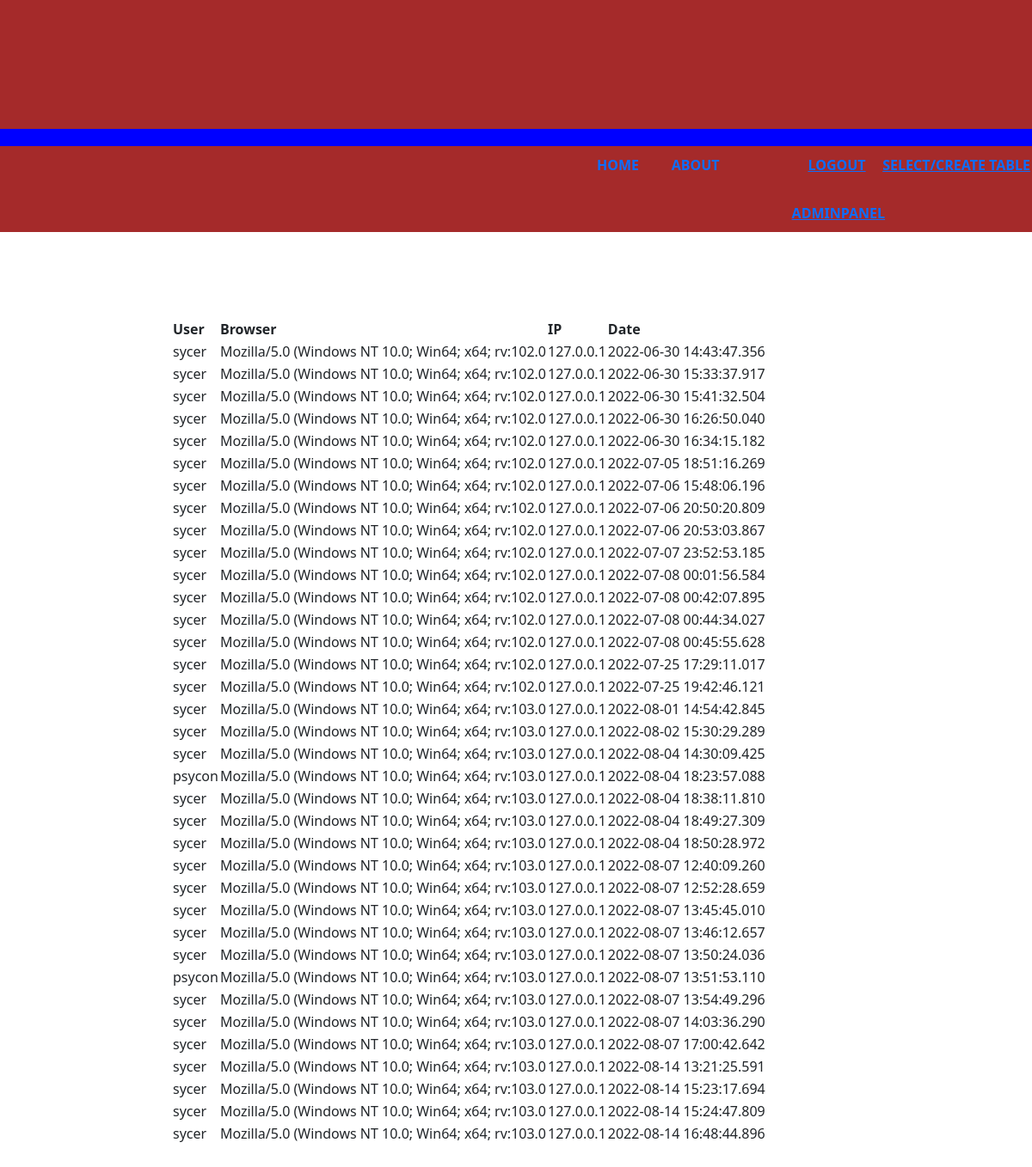
Page /HTML/adminPage.php (signed in) on the committed database.
### tables this page shows
CREATE TABLE `logs` (
  `id` int(11) NOT NULL,
  `browser` varchar(50) DEFAULT NULL,
  `ip` varchar(50) DEFAULT NULL,
  `loginDate` datetime(3) DEFAULT current_timestamp(3),
  `user` varchar(50) NOT NULL
);

### HTML/adminPage.php (the view, shortened to what this page needs)
<?php
require_once '../PHP/functions_def.php';
$sql="SELECT * FROM logs";
$ExecSql=$link->query($sql);
?>
<!DOCTYPE html>
<html>
<head>
    <link rel="stylesheet" href="https://cdn.jsdelivr.net/npm/bootstrap@5.2.0-beta1/dist/css/bootstrap.min.css">
</head>
<body>
<div style="width: available">
    <div style="height: 150px; background-color: brown; width: auto">
    </div>
    <div style="height: 20px; background-color: blue; width: auto">
    </div>
    <div style="height: 100px; background-color: brown; align-items: center; display: flex; width: 100%">
        <nav style="display: flex; align-items: center; float: right; width: auto">
            <ul style="display: flex; list-style-type: none; margin: 0 auto; gap: 2rem; flex-wrap: wrap">
                <li style="text-transform: uppercase; font-weight: bold; margin: auto; width: 10%">
                    <a href="index.php" style="text-decoration: none">Home</a>
                </li>
                <li style="text-transform: uppercase; font-weight: bold; margin: auto; width: 10%">
                    <a href="#" style="text-decoration: none;">About</a>
                </li>
                <li id="logout" style="text-transform: uppercase; font-weight: bold; margin: auto; width: 10%">
                    <a href="../PHP/logout.php" <?php if(isset($_SESSION['logged_in'])  && $_SESSION['logged_in'] == true){
                        echo 'style="display:block;"'; }
                    else{
                        echo 'style="display:none;"';}?>> LOGOUT</a>
                </li>
                <li style="text-transform: uppercase; font-weight: bold; margin: auto; width: auto">
                    <a href="../HTML/dbSelectPage.php" <?php if(isset($_SESSION['logged_in'])  && $_SESSION['logged_in'] == true){
                        echo 'style="display:block;"'; }
                    else{
                        echo 'style="display:none;"';}?>>Select/Create Table</a>
                </li>
                <li style="text-transform: uppercase; font-weight: bold; margin: auto; width: 10%">
                    <a href="../HTML/adminPage.php" <?php if(ISSET($_SESSION['admin'])  && $_SESSION['admin']==true){
                        echo 'style="display:block;"'; }
                    else{
                        echo 'style="display:none;"';}?>>AdminPanel</a>
                </li>
            </ul>
        </nav>
    </div>
</div>
<div>
    <div style="padding: 100px;display: flex">
        <div style="margin-left: 100px; display: flex">
            <div>
                <table>
                    <tr>
                    <th>User</th>
                    <th>Browser</th>
                    <th>IP</th>
                    <th>Date</th>
                    </tr>
                    <?php while($fetchdata=$ExecSql->fetch_assoc())
                    { ?>
                    <tr>
                        <td><?php echo $fetchdata['user'] ." ";?> </td>
                        <td><?php echo $fetchdata['browser']. " ";?> </td>
                        <td><?php echo $fetchdata['ip']. " ";?> </td>
                        <td><?php echo $fetchdata['loginDate']. " ";?> </td>
                    </tr>
                    <?php }?>
                </table>
            </div>
        </div>
    </div>
</div>
</body>
</html>

### rows in the picture
logs: user "sycer", browser "Mozilla/5.0 (Windows NT 10.0; Win64; x64; rv:102.0", ip "127.0.0.1", loginDate "2022-06-30 14:43:47.356"
logs: user "sycer", browser "Mozilla/5.0 (Windows NT 10.0; Win64; x64; rv:102.0", ip "127.0.0.1", loginDate "2022-06-30 15:33:37.917"
logs: user "sycer", browser "Mozilla/5.0 (Windows NT 10.0; Win64; x64; rv:102.0", ip "127.0.0.1", loginDate "2022-06-30 15:41:32.504"
logs: user "sycer", browser "Mozilla/5.0 (Windows NT 10.0; Win64; x64; rv:102.0", ip "127.0.0.1", loginDate "2022-06-30 16:26:50.040"
logs: user "sycer", browser "Mozilla/5.0 (Windows NT 10.0; Win64; x64; rv:102.0", ip "127.0.0.1", loginDate "2022-06-30 16:34:15.182"
logs: user "sycer", browser "Mozilla/5.0 (Windows NT 10.0; Win64; x64; rv:102.0", ip "127.0.0.1", loginDate "2022-07-05 18:51:16.269"
logs: user "sycer", browser "Mozilla/5.0 (Windows NT 10.0; Win64; x64; rv:102.0", ip "127.0.0.1", loginDate "2022-07-06 15:48:06.196"
logs: user "sycer", browser "Mozilla/5.0 (Windows NT 10.0; Win64; x64; rv:102.0", ip "127.0.0.1", loginDate "2022-07-06 20:50:20.809"
logs: user "sycer", browser "Mozilla/5.0 (Windows NT 10.0; Win64; x64; rv:102.0", ip "127.0.0.1", loginDate "2022-07-06 20:53:03.867"
logs: user "sycer", browser "Mozilla/5.0 (Windows NT 10.0; Win64; x64; rv:102.0", ip "127.0.0.1", loginDate "2022-07-07 23:52:53.185"
logs: user "sycer", browser "Mozilla/5.0 (Windows NT 10.0; Win64; x64; rv:102.0", ip "127.0.0.1", loginDate "2022-07-08 00:01:56.584"
logs: user "sycer", browser "Mozilla/5.0 (Windows NT 10.0; Win64; x64; rv:102.0", ip "127.0.0.1", loginDate "2022-07-08 00:42:07.895"
logs: user "sycer", browser "Mozilla/5.0 (Windows NT 10.0; Win64; x64; rv:102.0", ip "127.0.0.1", loginDate "2022-07-08 00:44:34.027"
logs: user "sycer", browser "Mozilla/5.0 (Windows NT 10.0; Win64; x64; rv:102.0", ip "127.0.0.1", loginDate "2022-07-08 00:45:55.628"
logs: user "sycer", browser "Mozilla/5.0 (Windows NT 10.0; Win64; x64; rv:102.0", ip "127.0.0.1", loginDate "2022-07-25 17:29:11.017"
logs: user "sycer", browser "Mozilla/5.0 (Windows NT 10.0; Win64; x64; rv:102.0", ip "127.0.0.1", loginDate "2022-07-25 19:42:46.121"
logs: user "sycer", browser "Mozilla/5.0 (Windows NT 10.0; Win64; x64; rv:103.0", ip "127.0.0.1", loginDate "2022-08-01 14:54:42.845"
logs: user "sycer", browser "Mozilla/5.0 (Windows NT 10.0; Win64; x64; rv:103.0", ip "127.0.0.1", loginDate "2022-08-02 15:30:29.289"
logs: user "sycer", browser "Mozilla/5.0 (Windows NT 10.0; Win64; x64; rv:103.0", ip "127.0.0.1", loginDate "2022-08-04 14:30:09.425"
logs: user "psycon", browser "Mozilla/5.0 (Windows NT 10.0; Win64; x64; rv:103.0", ip "127.0.0.1", loginDate "2022-08-04 18:23:57.088"
logs: user "sycer", browser "Mozilla/5.0 (Windows NT 10.0; Win64; x64; rv:103.0", ip "127.0.0.1", loginDate "2022-08-04 18:38:11.810"
logs: user "sycer", browser "Mozilla/5.0 (Windows NT 10.0; Win64; x64; rv:103.0", ip "127.0.0.1", loginDate "2022-08-04 18:49:27.309"
logs: user "sycer", browser "Mozilla/5.0 (Windows NT 10.0; Win64; x64; rv:103.0", ip "127.0.0.1", loginDate "2022-08-04 18:50:28.972"
logs: user "sycer", browser "Mozilla/5.0 (Windows NT 10.0; Win64; x64; rv:103.0", ip "127.0.0.1", loginDate "2022-08-07 12:40:09.260"
logs: user "sycer", browser "Mozilla/5.0 (Windows NT 10.0; Win64; x64; rv:103.0", ip "127.0.0.1", loginDate "2022-08-07 12:52:28.659"
logs: user "sycer", browser "Mozilla/5.0 (Windows NT 10.0; Win64; x64; rv:103.0", ip "127.0.0.1", loginDate "2022-08-07 13:45:45.010"
logs: user "sycer", browser "Mozilla/5.0 (Windows NT 10.0; Win64; x64; rv:103.0", ip "127.0.0.1", loginDate "2022-08-07 13:46:12.657"
logs: user "sycer", browser "Mozilla/5.0 (Windows NT 10.0; Win64; x64; rv:103.0", ip "127.0.0.1", loginDate "2022-08-07 13:50:24.036"
logs: user "psycon", browser "Mozilla/5.0 (Windows NT 10.0; Win64; x64; rv:103.0", ip "127.0.0.1", loginDate "2022-08-07 13:51:53.110"
logs: user "sycer", browser "Mozilla/5.0 (Windows NT 10.0; Win64; x64; rv:103.0", ip "127.0.0.1", loginDate "2022-08-07 13:54:49.296"
logs: user "sycer", browser "Mozilla/5.0 (Windows NT 10.0; Win64; x64; rv:103.0", ip "127.0.0.1", loginDate "2022-08-07 14:03:36.290"
logs: user "sycer", browser "Mozilla/5.0 (Windows NT 10.0; Win64; x64; rv:103.0", ip "127.0.0.1", loginDate "2022-08-07 17:00:42.642"
logs: user "sycer", browser "Mozilla/5.0 (Windows NT 10.0; Win64; x64; rv:103.0", ip "127.0.0.1", loginDate "2022-08-14 13:21:25.591"
logs: user "sycer", browser "Mozilla/5.0 (Windows NT 10.0; Win64; x64; rv:103.0", ip "127.0.0.1", loginDate "2022-08-14 15:23:17.694"
logs: user "sycer", browser "Mozilla/5.0 (Windows NT 10.0; Win64; x64; rv:103.0", ip "127.0.0.1", loginDate "2022-08-14 15:24:47.809"
logs: user "sycer", browser "Mozilla/5.0 (Windows NT 10.0; Win64; x64; rv:103.0", ip "127.0.0.1", loginDate "2022-08-14 16:48:44.896"
